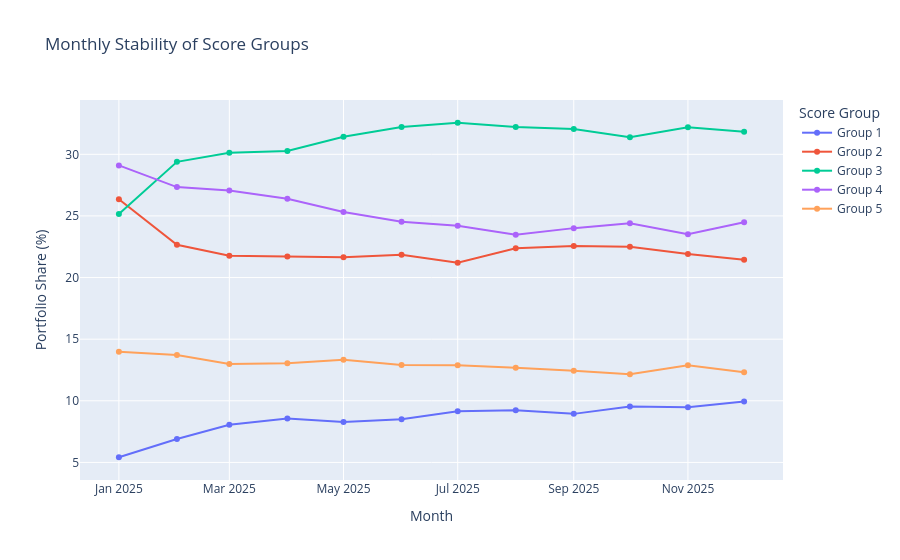
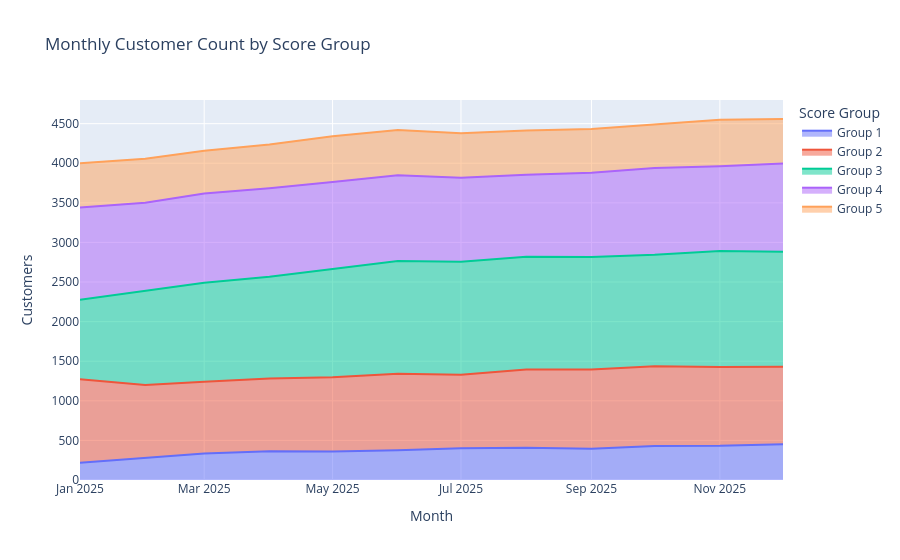
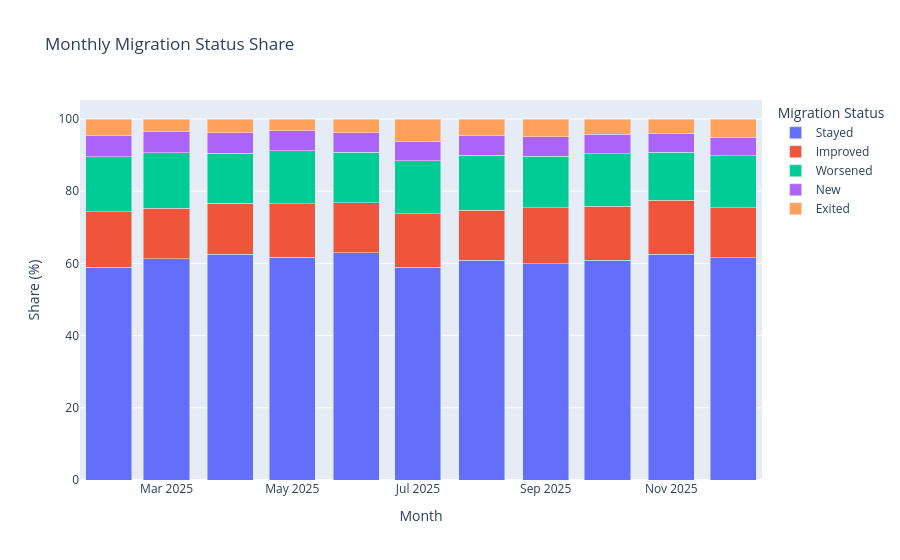
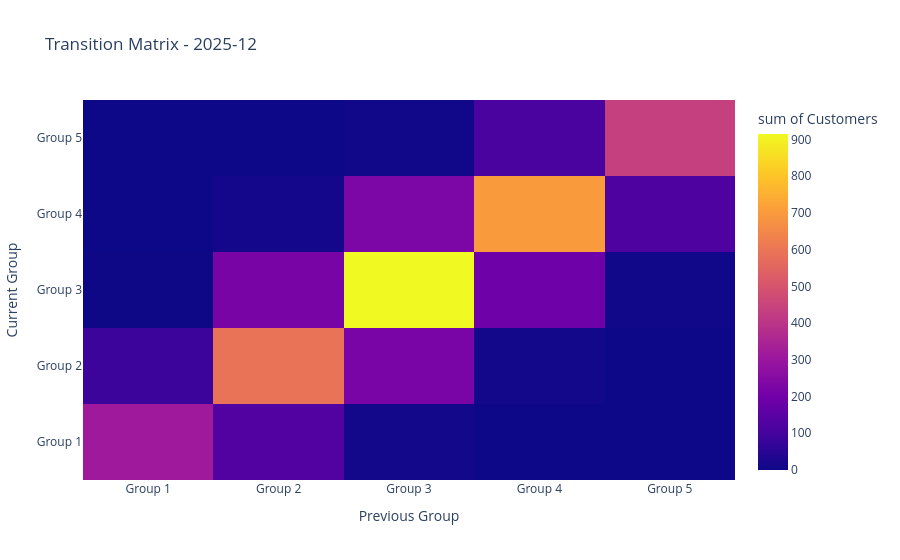

The notebook cell saved with these charts, in order:
### Code cell
# Uncomment to display charts in a notebook or script environment
fig_stability.show()
fig_stability_count.show()
fig_migration.show()
fig_transition_heatmap.show()

### Figure 1 — Plotly figure (JSON) as saved in the notebook; plotly's stock layout.template omitted (floating-point values rounded to 4 significant figures)
{"data": [{"hovertemplate": "Score Group=Group 1<br>Month=%{x}<br>Portfolio Share (%)=%{y}<extra></extra>", "legendgroup": "Group 1", "line": {"color": "#636efa", "dash": "solid"}, "marker": {"symbol": "circle"}, "mode": "lines+markers", "name": "Group 1", "orientation": "v", "showlegend": true, "type": "scatter", "x": ["2025-01-01T00:00:00.000000000", "2025-02-01T00:00:00.000000000", "2025-03-01T00:00:00.000000000", "2025-04-01T00:00:00.000000000", "2025-05-01T00:00:00.000000000", "2025-06-01T00:00:00.000000000", "2025-07-01T00:00:00.000000000", "2025-08-01T00:00:00.000000000", "2025-09-01T00:00:00.000000000", "2025-10-01T00:00:00.000000000", "2025-11-01T00:00:00.000000000", "2025-12-01T00:00:00.000000000"], "xaxis": "x", "y": [5.42, 6.9, 8.06, 8.57, 8.27, 8.51, 9.16, 9.24, 8.94, 9.54, 9.47, 9.94], "yaxis": "y"}, {"hovertemplate": "Score Group=Group 2<br>Month=%{x}<br>Portfolio Share (%)=%{y}<extra></extra>", "legendgroup": "Group 2", "line": {"color": "#EF553B", "dash": "solid"}, "marker": {"symbol": "circle"}, "mode": "lines+markers", "name": "Group 2", "orientation": "v", "showlegend": true, "type": "scatter", "x": ["2025-01-01T00:00:00.000000000", "2025-02-01T00:00:00.000000000", "2025-03-01T00:00:00.000000000", "2025-04-01T00:00:00.000000000", "2025-05-01T00:00:00.000000000", "2025-06-01T00:00:00.000000000", "2025-07-01T00:00:00.000000000", "2025-08-01T00:00:00.000000000", "2025-09-01T00:00:00.000000000", "2025-10-01T00:00:00.000000000", "2025-11-01T00:00:00.000000000", "2025-12-01T00:00:00.000000000"], "xaxis": "x", "y": [26.35, 22.66, 21.77, 21.71, 21.65, 21.84, 21.21, 22.38, 22.56, 22.5, 21.92, 21.45], "yaxis": "y"}, {"hovertemplate": "Score Group=Group 3<br>Month=%{x}<br>Portfolio Share (%)=%{y}<extra></extra>", "legendgroup": "Group 3", "line": {"color": "#00cc96", "dash": "solid"}, "marker": {"symbol": "circle"}, "mode": "lines+markers", "name": "Group 3", "orientation": "v", "showlegend": true, "type": "scatter", "x": ["2025-01-01T00:00:00.000000000", "2025-02-01T00:00:00.000000000", "2025-03-01T00:00:00.000000000", "2025-04-01T00:00:00.000000000", "2025-05-01T00:00:00.000000000", "2025-06-01T00:00:00.000000000", "2025-07-01T00:00:00.000000000", "2025-08-01T00:00:00.000000000", "2025-09-01T00:00:00.000000000", "2025-10-01T00:00:00.000000000", "2025-11-01T00:00:00.000000000", "2025-12-01T00:00:00.000000000"], "xaxis": "x", "y": [25.15, 29.39, 30.12, 30.27, 31.42, 32.22, 32.56, 32.22, 32.06, 31.39, 32.2, 31.83], "yaxis": "y"}, {"hovertemplate": "Score Group=Group 4<br>Month=%{x}<br>Portfolio Share (%)=%{y}<extra></extra>", "legendgroup": "Group 4", "line": {"color": "#ab63fa", "dash": "solid"}, "marker": {"symbol": "circle"}, "mode": "lines+markers", "name": "Group 4", "orientation": "v", "showlegend": true, "type": "scatter", "x": ["2025-01-01T00:00:00.000000000", "2025-02-01T00:00:00.000000000", "2025-03-01T00:00:00.000000000", "2025-04-01T00:00:00.000000000", "2025-05-01T00:00:00.000000000", "2025-06-01T00:00:00.000000000", "2025-07-01T00:00:00.000000000", "2025-08-01T00:00:00.000000000", "2025-09-01T00:00:00.000000000", "2025-10-01T00:00:00.000000000", "2025-11-01T00:00:00.000000000", "2025-12-01T00:00:00.000000000"], "xaxis": "x", "y": [29.1, 27.34, 27.06, 26.4, 25.32, 24.53, 24.2, 23.47, 24.01, 24.41, 23.52, 24.48], "yaxis": "y"}, {"hovertemplate": "Score Group=Group 5<br>Month=%{x}<br>Portfolio Share (%)=%{y}<extra></extra>", "legendgroup": "Group 5", "line": {"color": "#FFA15A", "dash": "solid"}, "marker": {"symbol": "circle"}, "mode": "lines+markers", "name": "Group 5", "orientation": "v", "showlegend": true, "type": "scatter", "x": ["2025-01-01T00:00:00.000000000", "2025-02-01T00:00:00.000000000", "2025-03-01T00:00:00.000000000", "2025-04-01T00:00:00.000000000", "2025-05-01T00:00:00.000000000", "2025-06-01T00:00:00.000000000", "2025-07-01T00:00:00.000000000", "2025-08-01T00:00:00.000000000", "2025-09-01T00:00:00.000000000", "2025-10-01T00:00:00.000000000", "2025-11-01T00:00:00.000000000", "2025-12-01T00:00:00.000000000"], "xaxis": "x", "y": [13.98, 13.71, 12.99, 13.05, 13.34, 12.9, 12.88, 12.69, 12.43, 12.15, 12.88, 12.31], "yaxis": "y"}], "layout": {"legend": {"title": {"text": "Score Group"}, "tracegroupgap": 0}, "title": {"text": "Monthly Stability of Score Groups"}, "xaxis": {"anchor": "y", "domain": [0, 1], "title": {"text": "Month"}}, "yaxis": {"anchor": "x", "domain": [0, 1], "title": {"text": "Portfolio Share (%)"}}}}

### Figure 2 — Plotly figure (JSON) as saved in the notebook; plotly's stock layout.template omitted (floating-point values rounded to 4 significant figures)
{"data": [{"fillpattern": {"shape": ""}, "hovertemplate": "Score Group=Group 1<br>Month=%{x}<br>Customers=%{y}<extra></extra>", "legendgroup": "Group 1", "line": {"color": "#636efa"}, "marker": {"symbol": "circle"}, "mode": "lines", "name": "Group 1", "orientation": "v", "showlegend": true, "stackgroup": "1", "type": "scatter", "x": ["2025-01-01T00:00:00.000000000", "2025-02-01T00:00:00.000000000", "2025-03-01T00:00:00.000000000", "2025-04-01T00:00:00.000000000", "2025-05-01T00:00:00.000000000", "2025-06-01T00:00:00.000000000", "2025-07-01T00:00:00.000000000", "2025-08-01T00:00:00.000000000", "2025-09-01T00:00:00.000000000", "2025-10-01T00:00:00.000000000", "2025-11-01T00:00:00.000000000", "2025-12-01T00:00:00.000000000"], "xaxis": "x", "y": [217, 280, 335, 363, 359, 376, 401, 408, 396, 428, 431, 453], "yaxis": "y"}, {"fillpattern": {"shape": ""}, "hovertemplate": "Score Group=Group 2<br>Month=%{x}<br>Customers=%{y}<extra></extra>", "legendgroup": "Group 2", "line": {"color": "#EF553B"}, "marker": {"symbol": "circle"}, "mode": "lines", "name": "Group 2", "orientation": "v", "showlegend": true, "stackgroup": "1", "type": "scatter", "x": ["2025-01-01T00:00:00.000000000", "2025-02-01T00:00:00.000000000", "2025-03-01T00:00:00.000000000", "2025-04-01T00:00:00.000000000", "2025-05-01T00:00:00.000000000", "2025-06-01T00:00:00.000000000", "2025-07-01T00:00:00.000000000", "2025-08-01T00:00:00.000000000", "2025-09-01T00:00:00.000000000", "2025-10-01T00:00:00.000000000", "2025-11-01T00:00:00.000000000", "2025-12-01T00:00:00.000000000"], "xaxis": "x", "y": [1054, 919, 905, 920, 940, 965, 929, 988, 1000, 1009, 997, 978], "yaxis": "y"}, {"fillpattern": {"shape": ""}, "hovertemplate": "Score Group=Group 3<br>Month=%{x}<br>Customers=%{y}<extra></extra>", "legendgroup": "Group 3", "line": {"color": "#00cc96"}, "marker": {"symbol": "circle"}, "mode": "lines", "name": "Group 3", "orientation": "v", "showlegend": true, "stackgroup": "1", "type": "scatter", "x": ["2025-01-01T00:00:00.000000000", "2025-02-01T00:00:00.000000000", "2025-03-01T00:00:00.000000000", "2025-04-01T00:00:00.000000000", "2025-05-01T00:00:00.000000000", "2025-06-01T00:00:00.000000000", "2025-07-01T00:00:00.000000000", "2025-08-01T00:00:00.000000000", "2025-09-01T00:00:00.000000000", "2025-10-01T00:00:00.000000000", "2025-11-01T00:00:00.000000000", "2025-12-01T00:00:00.000000000"], "xaxis": "x", "y": [1006, 1192, 1252, 1283, 1364, 1424, 1426, 1422, 1421, 1408, 1465, 1451], "yaxis": "y"}, {"fillpattern": {"shape": ""}, "hovertemplate": "Score Group=Group 4<br>Month=%{x}<br>Customers=%{y}<extra></extra>", "legendgroup": "Group 4", "line": {"color": "#ab63fa"}, "marker": {"symbol": "circle"}, "mode": "lines", "name": "Group 4", "orientation": "v", "showlegend": true, "stackgroup": "1", "type": "scatter", "x": ["2025-01-01T00:00:00.000000000", "2025-02-01T00:00:00.000000000", "2025-03-01T00:00:00.000000000", "2025-04-01T00:00:00.000000000", "2025-05-01T00:00:00.000000000", "2025-06-01T00:00:00.000000000", "2025-07-01T00:00:00.000000000", "2025-08-01T00:00:00.000000000", "2025-09-01T00:00:00.000000000", "2025-10-01T00:00:00.000000000", "2025-11-01T00:00:00.000000000", "2025-12-01T00:00:00.000000000"], "xaxis": "x", "y": [1164, 1109, 1125, 1119, 1099, 1084, 1060, 1036, 1064, 1095, 1070, 1116], "yaxis": "y"}, {"fillpattern": {"shape": ""}, "hovertemplate": "Score Group=Group 5<br>Month=%{x}<br>Customers=%{y}<extra></extra>", "legendgroup": "Group 5", "line": {"color": "#FFA15A"}, "marker": {"symbol": "circle"}, "mode": "lines", "name": "Group 5", "orientation": "v", "showlegend": true, "stackgroup": "1", "type": "scatter", "x": ["2025-01-01T00:00:00.000000000", "2025-02-01T00:00:00.000000000", "2025-03-01T00:00:00.000000000", "2025-04-01T00:00:00.000000000", "2025-05-01T00:00:00.000000000", "2025-06-01T00:00:00.000000000", "2025-07-01T00:00:00.000000000", "2025-08-01T00:00:00.000000000", "2025-09-01T00:00:00.000000000", "2025-10-01T00:00:00.000000000", "2025-11-01T00:00:00.000000000", "2025-12-01T00:00:00.000000000"], "xaxis": "x", "y": [559, 556, 540, 553, 579, 570, 564, 560, 551, 545, 586, 561], "yaxis": "y"}], "layout": {"legend": {"title": {"text": "Score Group"}, "tracegroupgap": 0}, "title": {"text": "Monthly Customer Count by Score Group"}, "xaxis": {"anchor": "y", "domain": [0, 1], "title": {"text": "Month"}}, "yaxis": {"anchor": "x", "domain": [0, 1], "title": {"text": "Customers"}}}}

### Figure 3 — Plotly figure (JSON) as saved in the notebook; plotly's stock layout.template omitted (floating-point values rounded to 4 significant figures)
{"data": [{"hovertemplate": "Migration Status=Stayed<br>Month=%{x}<br>Share (%)=%{y}<extra></extra>", "legendgroup": "Stayed", "marker": {"color": "#636efa", "pattern": {"shape": ""}}, "name": "Stayed", "orientation": "v", "showlegend": true, "textposition": "auto", "type": "bar", "x": ["2025-02-01T00:00:00.000000000", "2025-03-01T00:00:00.000000000", "2025-04-01T00:00:00.000000000", "2025-05-01T00:00:00.000000000", "2025-06-01T00:00:00.000000000", "2025-07-01T00:00:00.000000000", "2025-08-01T00:00:00.000000000", "2025-09-01T00:00:00.000000000", "2025-10-01T00:00:00.000000000", "2025-11-01T00:00:00.000000000", "2025-12-01T00:00:00.000000000"], "xaxis": "x", "y": [58.99, 61.33, 62.51, 61.65, 62.95, 58.88, 60.93, 59.93, 60.87, 62.6, 61.51], "yaxis": "y"}, {"hovertemplate": "Migration Status=Improved<br>Month=%{x}<br>Share (%)=%{y}<extra></extra>", "legendgroup": "Improved", "marker": {"color": "#EF553B", "pattern": {"shape": ""}}, "name": "Improved", "orientation": "v", "showlegend": true, "textposition": "auto", "type": "bar", "x": ["2025-02-01T00:00:00.000000000", "2025-03-01T00:00:00.000000000", "2025-04-01T00:00:00.000000000", "2025-05-01T00:00:00.000000000", "2025-06-01T00:00:00.000000000", "2025-07-01T00:00:00.000000000", "2025-08-01T00:00:00.000000000", "2025-09-01T00:00:00.000000000", "2025-10-01T00:00:00.000000000", "2025-11-01T00:00:00.000000000", "2025-12-01T00:00:00.000000000"], "xaxis": "x", "y": [15.29, 13.93, 14.16, 14.91, 13.87, 14.91, 13.8, 15.52, 14.91, 14.89, 13.94], "yaxis": "y"}, {"hovertemplate": "Migration Status=Worsened<br>Month=%{x}<br>Share (%)=%{y}<extra></extra>", "legendgroup": "Worsened", "marker": {"color": "#00cc96", "pattern": {"shape": ""}}, "name": "Worsened", "orientation": "v", "showlegend": true, "textposition": "auto", "type": "bar", "x": ["2025-02-01T00:00:00.000000000", "2025-03-01T00:00:00.000000000", "2025-04-01T00:00:00.000000000", "2025-05-01T00:00:00.000000000", "2025-06-01T00:00:00.000000000", "2025-07-01T00:00:00.000000000", "2025-08-01T00:00:00.000000000", "2025-09-01T00:00:00.000000000", "2025-10-01T00:00:00.000000000", "2025-11-01T00:00:00.000000000", "2025-12-01T00:00:00.000000000"], "xaxis": "x", "y": [15.27, 15.47, 13.82, 14.59, 13.98, 14.67, 15.21, 14.22, 14.67, 13.31, 14.34], "yaxis": "y"}, {"hovertemplate": "Migration Status=New<br>Month=%{x}<br>Share (%)=%{y}<extra></extra>", "legendgroup": "New", "marker": {"color": "#ab63fa", "pattern": {"shape": ""}}, "name": "New", "orientation": "v", "showlegend": true, "textposition": "auto", "type": "bar", "x": ["2025-02-01T00:00:00.000000000", "2025-03-01T00:00:00.000000000", "2025-04-01T00:00:00.000000000", "2025-05-01T00:00:00.000000000", "2025-06-01T00:00:00.000000000", "2025-07-01T00:00:00.000000000", "2025-08-01T00:00:00.000000000", "2025-09-01T00:00:00.000000000", "2025-10-01T00:00:00.000000000", "2025-11-01T00:00:00.000000000", "2025-12-01T00:00:00.000000000"], "xaxis": "x", "y": [5.88, 5.81, 5.67, 5.57, 5.45, 5.35, 5.4, 5.36, 5.34, 5.28, 5.21], "yaxis": "y"}, {"hovertemplate": "Migration Status=Exited<br>Month=%{x}<br>Share (%)=%{y}<extra></extra>", "legendgroup": "Exited", "marker": {"color": "#FFA15A", "pattern": {"shape": ""}}, "name": "Exited", "orientation": "v", "showlegend": true, "textposition": "auto", "type": "bar", "x": ["2025-02-01T00:00:00.000000000", "2025-03-01T00:00:00.000000000", "2025-04-01T00:00:00.000000000", "2025-05-01T00:00:00.000000000", "2025-06-01T00:00:00.000000000", "2025-07-01T00:00:00.000000000", "2025-08-01T00:00:00.000000000", "2025-09-01T00:00:00.000000000", "2025-10-01T00:00:00.000000000", "2025-11-01T00:00:00.000000000", "2025-12-01T00:00:00.000000000"], "xaxis": "x", "y": [4.56, 3.46, 3.83, 3.28, 3.75, 6.19, 4.67, 4.97, 4.21, 3.93, 5.0], "yaxis": "y"}], "layout": {"barmode": "stack", "legend": {"title": {"text": "Migration Status"}, "tracegroupgap": 0}, "title": {"text": "Monthly Migration Status Share"}, "xaxis": {"anchor": "y", "domain": [0, 1], "title": {"text": "Month"}}, "yaxis": {"anchor": "x", "domain": [0, 1], "title": {"text": "Share (%)"}}}}

### Figure 4 — Plotly figure (JSON) as saved in the notebook; plotly's stock layout.template omitted (floating-point values rounded to 4 significant figures)
{"data": [{"coloraxis": "coloraxis", "histfunc": "sum", "hovertemplate": "Previous Group=%{x}<br>Current Group=%{y}<br>sum of Customers=%{z}<extra></extra>", "name": "", "type": "histogram2d", "x": ["Group 1", "Group 1", "Group 1", "Group 2", "Group 2", "Group 2", "Group 2", "Group 3", "Group 3", "Group 3", "Group 3", "Group 3", "Group 4", "Group 4", "Group 4", "Group 4", "Group 5", "Group 5", "Group 5"], "xaxis": "x", "xbingroup": "x", "y": ["Group 1", "Group 2", "Group 3", "Group 1", "Group 2", "Group 3", "Group 4", "Group 1", "Group 2", "Group 3", "Group 4", "Group 5", "Group 2", "Group 3", "Group 4", "Group 5", "Group 3", "Group 4", "Group 5"], "yaxis": "y", "ybingroup": "y", "z": [312, 86, 2, 128, 592, 219, 15, 9, 221, 915, 227, 6, 9, 195, 698, 114, 5, 121, 435]}], "layout": {"coloraxis": {"colorbar": {"title": {"text": "sum of Customers"}}, "colorscale": [[0, "#0d0887"], [0.1111, "#46039f"], [0.2222, "#7201a8"], [0.3333, "#9c179e"], [0.4444, "#bd3786"], [0.5556, "#d8576b"], [0.6667, "#ed7953"], [0.7778, "#fb9f3a"], [0.8889, "#fdca26"], [1, "#f0f921"]]}, "legend": {"tracegroupgap": 0}, "title": {"text": "Transition Matrix - 2025-12"}, "xaxis": {"anchor": "y", "domain": [0, 1], "title": {"text": "Previous Group"}}, "yaxis": {"anchor": "x", "domain": [0, 1], "title": {"text": "Current Group"}}}}
